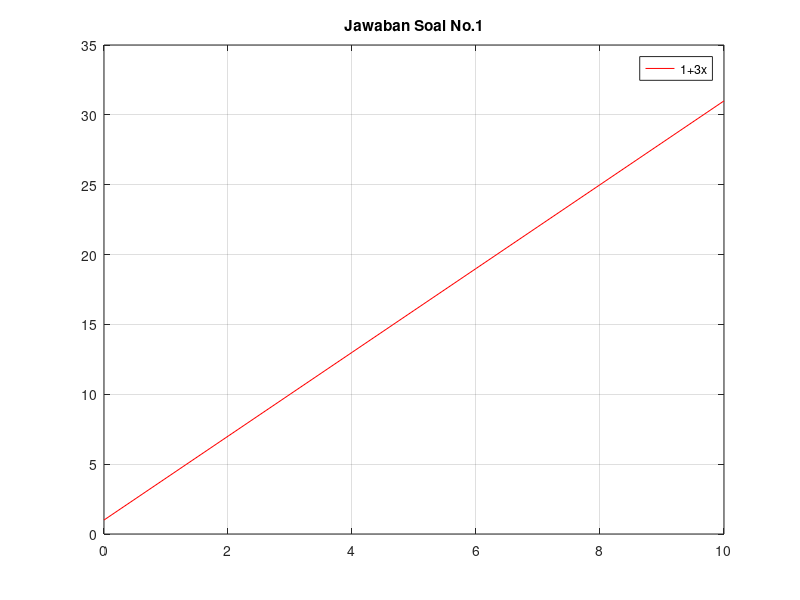

This chart was generated by the following MATLAB code:
clc
clear

x =[0,1,2,3,4,5,6,7,8,9,10];
y =1+(3*x);

plot = plot (x,y,'red');

grid on;

legend('1+3x')
title('Jawaban Soal No.1');